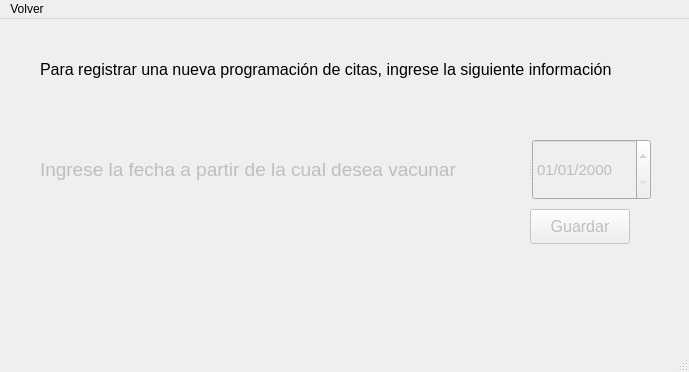
<?xml version="1.0" encoding="UTF-8"?>
<ui version="4.0">
 <class>CrearProgramacionVacunacion</class>
 <widget class="QMainWindow" name="CrearProgramacionVacunacion">
  <property name="enabled">
   <bool>true</bool>
  </property>
  <property name="geometry">
   <rect>
    <x>0</x>
    <y>0</y>
    <width>689</width>
    <height>372</height>
   </rect>
  </property>
  <property name="windowTitle">
   <string>Crear programación de vacunación</string>
  </property>
  <widget class="QWidget" name="centralwidget">
   <widget class="QPushButton" name="pushButton_2">
    <property name="enabled">
     <bool>false</bool>
    </property>
    <property name="geometry">
     <rect>
      <x>530</x>
      <y>190</y>
      <width>100</width>
      <height>35</height>
     </rect>
    </property>
    <property name="font">
     <font>
      <pointsize>12</pointsize>
     </font>
    </property>
    <property name="text">
     <string>Guardar</string>
    </property>
   </widget>
   <widget class="QSplitter" name="splitter_3">
    <property name="enabled">
     <bool>false</bool>
    </property>
    <property name="geometry">
     <rect>
      <x>40</x>
      <y>120</y>
      <width>611</width>
      <height>61</height>
     </rect>
    </property>
    <property name="font">
     <font>
      <pointsize>14</pointsize>
     </font>
    </property>
    <property name="orientation">
     <enum>Qt::Horizontal</enum>
    </property>
    <widget class="QSplitter" name="splitter">
     <property name="font">
      <font>
       <pointsize>14</pointsize>
      </font>
     </property>
     <property name="orientation">
      <enum>Qt::Vertical</enum>
     </property>
     <widget class="QLabel" name="label_2">
      <property name="enabled">
       <bool>false</bool>
      </property>
      <property name="font">
       <font>
        <pointsize>14</pointsize>
       </font>
      </property>
      <property name="text">
       <string>Ingrese la fecha a partir de la cual desea vacunar </string>
      </property>
     </widget>
    </widget>
    <widget class="QSplitter" name="splitter_2">
     <property name="orientation">
      <enum>Qt::Vertical</enum>
     </property>
     <widget class="QDateEdit" name="fechaVencimiento_3">
      <property name="enabled">
       <bool>false</bool>
      </property>
      <property name="font">
       <font>
        <pointsize>11</pointsize>
       </font>
      </property>
      <property name="displayFormat">
       <string>dd/MM/yyyy</string>
      </property>
     </widget>
    </widget>
   </widget>
   <widget class="QLabel" name="label">
    <property name="geometry">
     <rect>
      <x>40</x>
      <y>30</y>
      <width>571</width>
      <height>41</height>
     </rect>
    </property>
    <property name="font">
     <font>
      <family>Arial</family>
      <pointsize>12</pointsize>
     </font>
    </property>
    <property name="text">
     <string>Para registrar una nueva programación de citas, ingrese la siguiente información.</string>
    </property>
   </widget>
   <widget class="QLabel" name="label_3">
    <property name="geometry">
     <rect>
      <x>30</x>
      <y>260</y>
      <width>611</width>
      <height>31</height>
     </rect>
    </property>
    <property name="text">
     <string>&lt;html&gt;&lt;head/&gt;&lt;body&gt;&lt;p align=&quot;center&quot;&gt;&lt;span style=&quot; color:#aa0000;&quot;&gt;&lt;br/&gt;&lt;/span&gt;&lt;/p&gt;&lt;/body&gt;&lt;/html&gt;</string>
    </property>
   </widget>
  </widget>
  <widget class="QMenuBar" name="menubar">
   <property name="geometry">
    <rect>
     <x>0</x>
     <y>0</y>
     <width>689</width>
     <height>21</height>
    </rect>
   </property>
   <widget class="QMenu" name="menuVolver">
    <property name="title">
     <string>Volver</string>
    </property>
   </widget>
   <addaction name="menuVolver"/>
  </widget>
  <widget class="QStatusBar" name="statusbar"/>
 </widget>
 <resources/>
 <connections/>
</ui>
